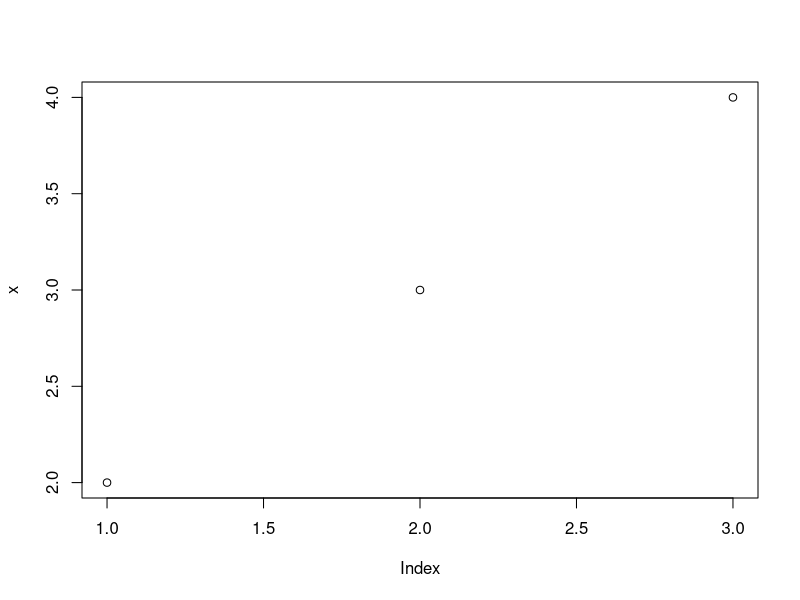

Here is the R script that generated this plot: (Note: this script raises an error after producing the figure.)
x <- c(2,3,4)
mean(x)

# here is a graph
plot(x)

xArray <- array(NA, dim = c(3,3))
xMatrix <- matrix(NA, nrow = 3, ncol = 3)
identical(xArray, xMatrix)

for(i in 1:ncol(weights)){
  weights[,i] <- ipfp(cons[i,], ind_catt, x0, maxit = 20)
}

weights <- apply(cons, 1, function(x) ipfp(x, ind_catt, x0, maxit = 20))
  
  